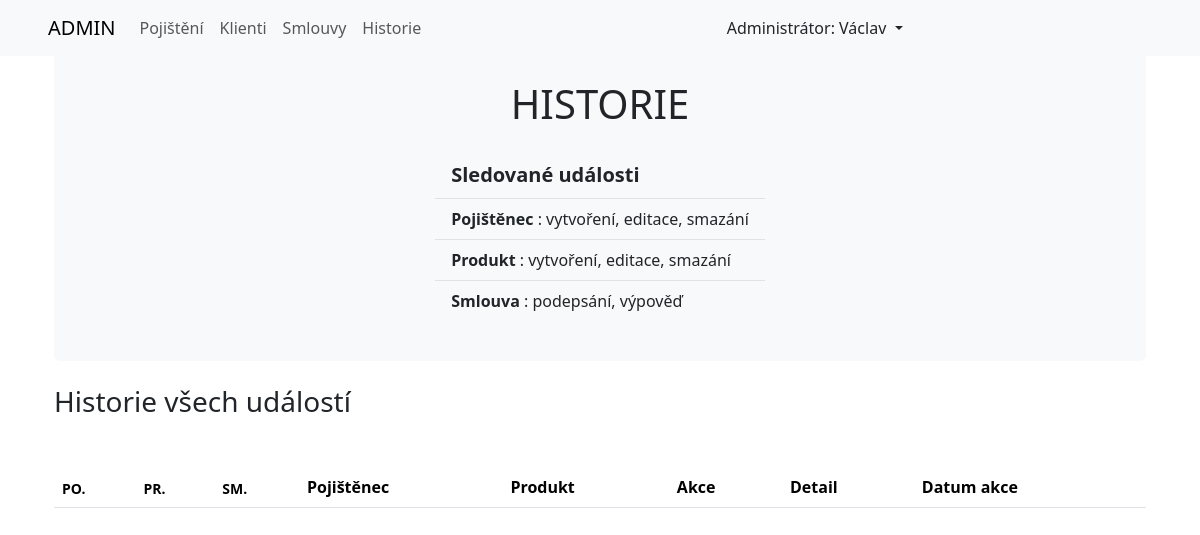
The page /historie on the database as committed earlier.
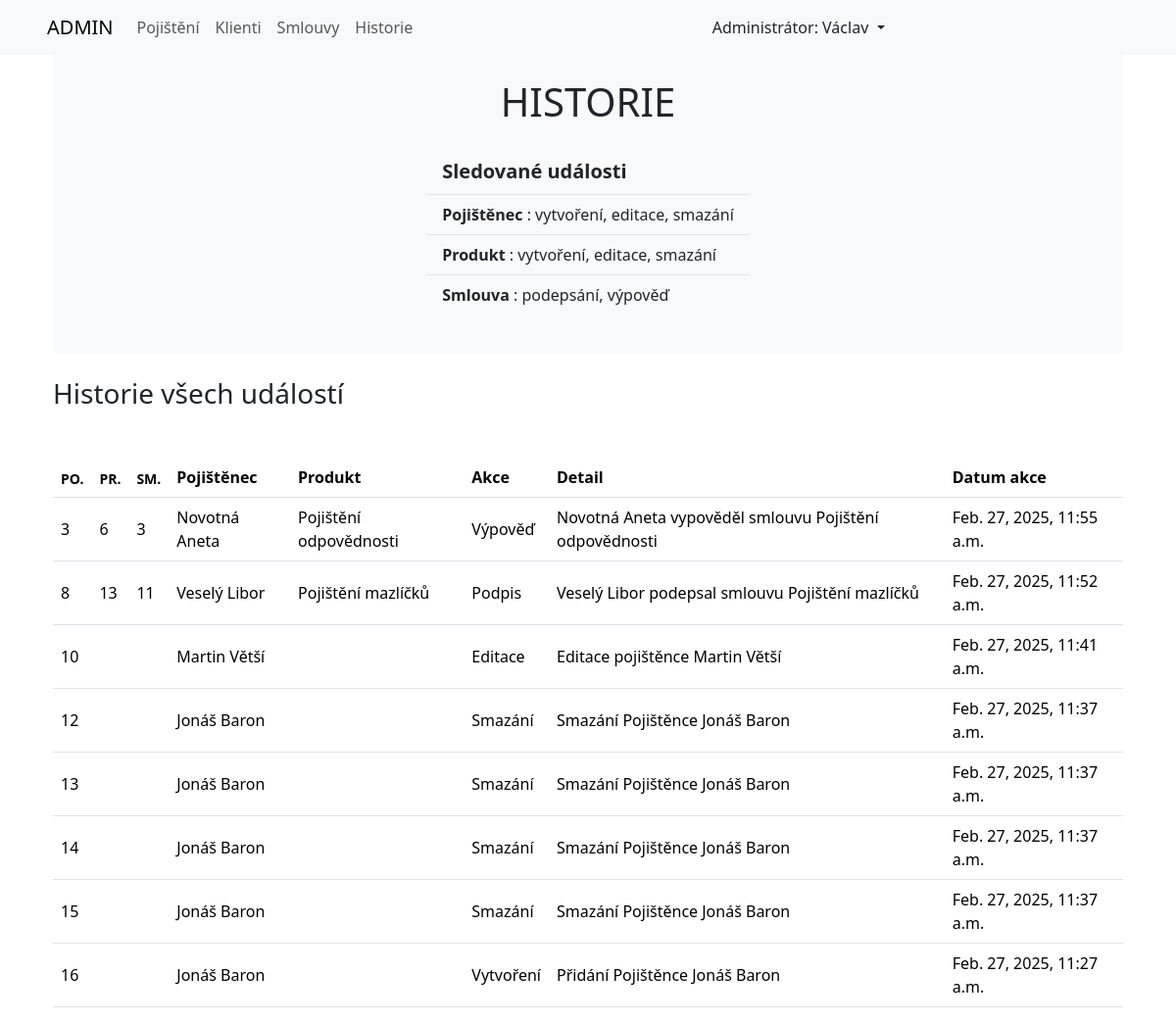
The same page on the database as committed later.
### pojistenci_app/models.py (models this page shows)
class Historie(models.Model):
    pojistenec_id = models.IntegerField(null=True)
    produkt_id = models.IntegerField(null=True)
    smlouva_id = models.IntegerField(null=True)
    pojistenec = models.CharField(max_length=40, null=True)
    produkt = models.CharField(max_length=40, null=True)
    akce = models.CharField(max_length=10, null=True)
    detail_akce = models.CharField(max_length=200, null=True)
    datum_cas = models.DateTimeField(auto_now=True)
    class Meta:
        verbose_name_plural = "Historie událostí"

### pojistenci_app/views.py (the view)
# urls.py: path('historie',
def historie(request):
    historie = Historie.objects.all().order_by('-datum_cas')
    return render(request, 'pojistenci_app/historie.html', {'historie': historie})

### pojistenci_app/templates/pojistenci_app/historie.html (shortened to what this page needs)
{% extends "base.html" %}
{% block content %}
<div class="container-md">
    <h1 class="text-center pt-4 bg-light mb-0">HISTORIE</h1>
    <div class="bg-light p-3 mb-4 d-flex flex-column justify-content-center align-items-center rounded-bottom">
        <div>
            <ul class="list-group list-group-flush mt-2 mb-4">
                <li class="list-group-item lead bg-light fw-bold">Sledované události</li>
                <li class="list-group-item  bg-light"><b>Pojištěnec</b> : vytvoření, editace, smazání</li>
                <li class="list-group-item  bg-light"><b>Produkt</b> : vytvoření, editace, smazání</li>
                <li class="list-group-item  bg-light"><b>Smlouva</b> : podepsání, výpověď</li>
            </ul>
        </div>
    </div>
    <h3 class="mb-5">Historie všech událostí</h3>
    <table class="table table-hover" id="vsechny_smlouvy">
        <thead>
        <tr>
            <th scope="col" class="small">PO.</th>
            <th scope="col" class="small">PR.</th>
            <th scope="col" class="small">SM.</th>
            <th scope="col">Pojištěnec</th>
            <th scope="col">Produkt</th>
            <th scope="col">Akce</th>
            <th scope="col">Detail</th> {% comment %} částka, cena, krytí... {% endcomment %}
            <th scope="col">Datum akce</th>
        </tr>
        </thead>
        <tbody>
        {% for zaznam in historie %}
        <tr style="vertical-align: middle;">
            <td scope="row">{{ zaznam.pojistenec_id|default:"" }}</td>
            <td>{{ zaznam.produkt_id|default:"" }}</td>
            <td>{{ zaznam.smlouva_id|default:"" }}</td>
            <td>{{ zaznam.pojistenec|default:"" }}</td>
            <td>{{ zaznam.produkt|default:"" }}</td>
            <td>{{ zaznam.akce|default:"" }}</td>
            <td>{{ zaznam.detail_akce|default:"" }}</td>
            <td>{{ zaznam.datum_cas }}</td>
        </tr>
        {% endfor %}
        </tbody>
    </table>
</div>
{% endblock content %}

Rows that differ between the two databases and show on the page:
added Historie: pojistenec_id "3", produkt_id "6", smlouva_id "3", pojistenec "Novotná Aneta", produkt "Pojištění odpovědnosti", akce "Výpověď", detail_akce "Novotná Aneta vypověděl smlouvu Pojištění odpovědnosti", datum_cas "Feb. 27, 2025, 11:55 a.m."
added Historie: pojistenec_id "8", produkt_id "13", smlouva_id "11", pojistenec "Veselý Libor", produkt "Pojištění mazlíčků", akce "Podpis", detail_akce "Veselý Libor podepsal smlouvu Pojištění mazlíčků", datum_cas "Feb. 27, 2025, 11:52 a.m."
added Historie: pojistenec_id "10", pojistenec "Martin Větší", akce "Editace", detail_akce "Editace pojištěnce Martin Větší", datum_cas "Feb. 27, 2025, 11:41 a.m."
added Historie: pojistenec_id "12", pojistenec "Jonáš Baron", akce "Smazání", detail_akce "Smazání Pojištěnce Jonáš Baron", datum_cas "Feb. 27, 2025, 11:37 a.m."
added Historie: pojistenec_id "13", pojistenec "Jonáš Baron", akce "Smazání", detail_akce "Smazání Pojištěnce Jonáš Baron", datum_cas "Feb. 27, 2025, 11:37 a.m."
added Historie: pojistenec_id "14", pojistenec "Jonáš Baron", akce "Smazání", detail_akce "Smazání Pojištěnce Jonáš Baron", datum_cas "Feb. 27, 2025, 11:37 a.m."
added Historie: pojistenec_id "15", pojistenec "Jonáš Baron", akce "Smazání", detail_akce "Smazání Pojištěnce Jonáš Baron", datum_cas "Feb. 27, 2025, 11:37 a.m."
added Historie: pojistenec_id "16", pojistenec "Jonáš Baron", akce "Vytvoření", detail_akce "Přidání Pojištěnce Jonáš Baron", datum_cas "Feb. 27, 2025, 11:27 a.m."
